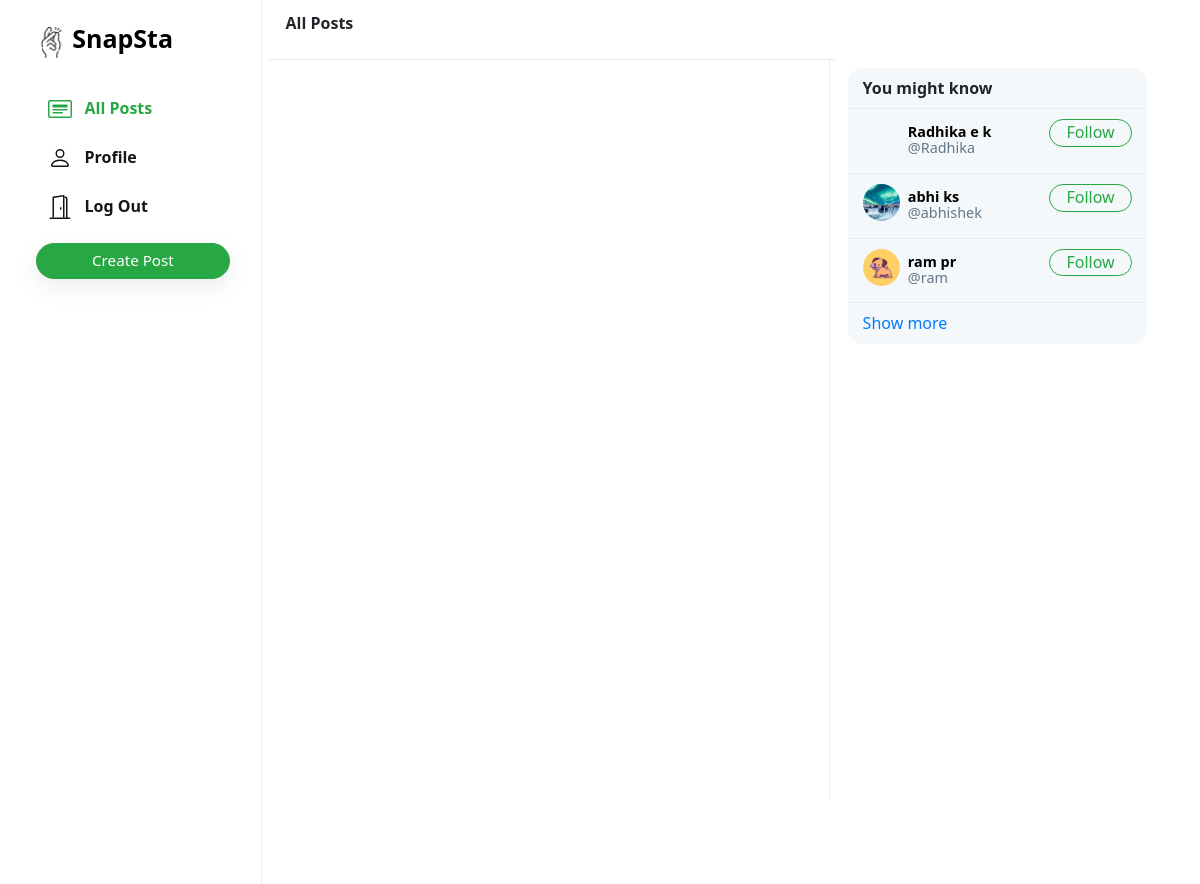
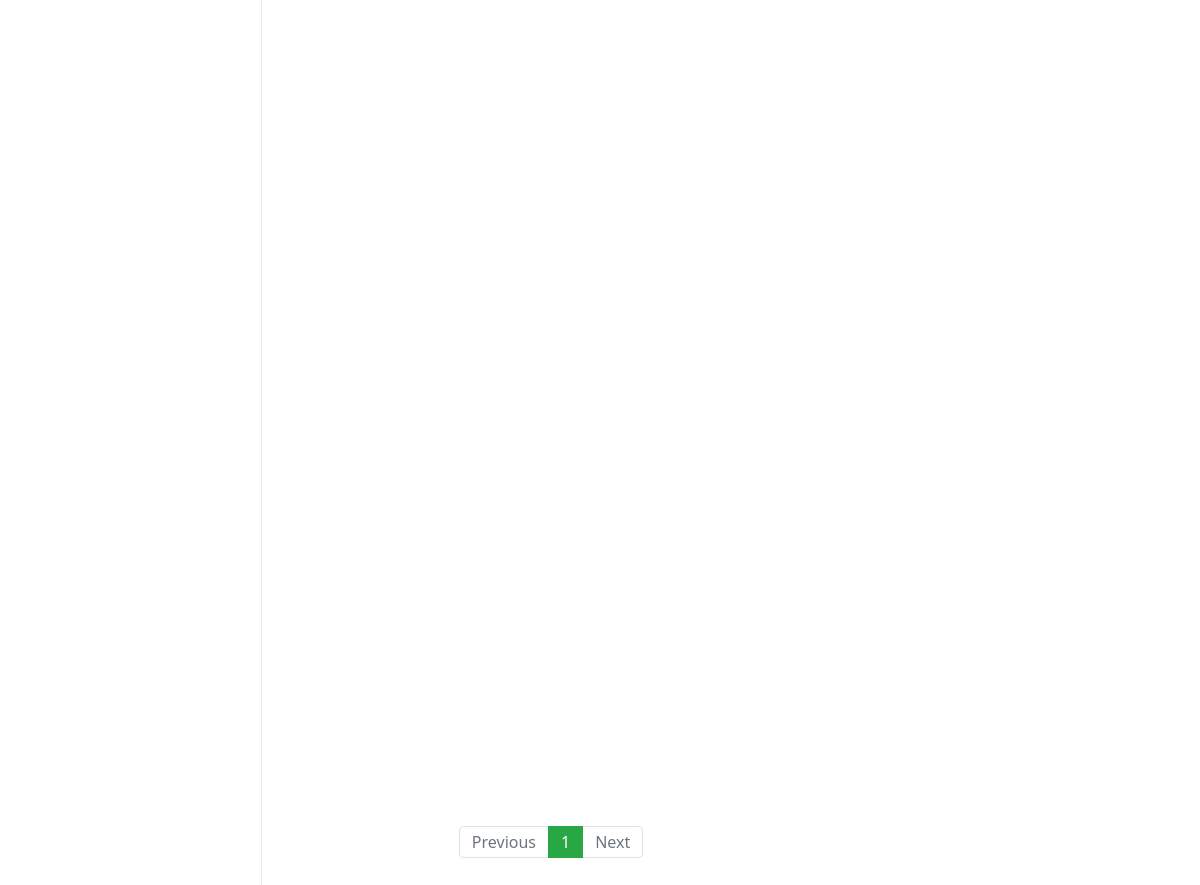
/n/index (signed in), run on the app's committed database (2 pictures, top to bottom).
### network/models.py (models this page shows, shortened)
class User(AbstractUser):
    profile_pic = models.ImageField(upload_to='profile_pic/')
    bio = models.TextField(max_length=160, blank=True, null=True)
    cover = models.ImageField(upload_to='covers/', blank=True)

### network/views.py (the view)
# urls.py: path("n/index", views.index, name="index"),
def index(request):
    all_posts = Post.objects.all().order_by('-date_created')
    paginator = Paginator(all_posts, 10)
    page_number = request.GET.get('page')
    if page_number == None:
        page_number = 1
    posts = paginator.get_page(page_number)
    followings = []
    suggestions = []
    if request.user.is_authenticated:
        followings = Follower.objects.filter(followers=request.user).values_list('user', flat=True)
        suggestions = User.objects.exclude(pk__in=followings).exclude(username=request.user.username).order_by("?")[:6]
    return render(request, "network/index.html", {
        "posts": posts,
        "suggestions": suggestions,
        "page": "all_posts",
        'profile': False
    })

### network/templates/network/index.html (shortened to what this page needs)
{% extends "network/layout.html" %}
{% load static %}
{% block body %}\
    <div class="main-div">
        <div class="left-div">
            <nav class="head heading">
                {% if page == 'all_posts' %}
                    All Posts
                {% elif page == 'profile' %}
                    Profile
                {% else %}
                    Explore
                {% endif %}
            </nav>
            <div class="left-div-content">
                <div class="posts-view">
                    <div class="main-div-content">
                        <nav aria-label="Page navigation example" class="pagination-bar">
                            <ul class="pagination justify-content-center">
                                {% if posts.has_previous %}
                                    <li class="page-item">
                                        <a class="page-link" href="?page={{ posts.previous_page_number | default:1}}" tabindex="-1" aria-disabled="true">Previous</a>
                                    </li>
                                {% else %}
                                    <li class="page-item disabled">
                                        <a class="page-link" href="" tabindex="-1" aria-disabled="true">Previous</a>
                                    </li>
                                {% endif %}
                                {% for each in posts.paginator.page_range %}
                                    {% if each == posts.number %}
                                        <li class="page-item active"><a class="page-link" href="?page={{each}}">{{each}}</a></li>
                                    {% else %}
                                        <li class="page-item"><a class="page-link" href="?page={{each}}">{{each}}</a></li>
                                    {% endif %}
                                {% endfor %}
                                {% if posts.has_next %}
                                    <li class="page-item">
                                        <a class="page-link" href="?page={{ posts.next_page_number }}">Next</a>
                                    </li>
                                {% else %}
                                    <li class="page-item disabled">
                                        <a class="page-link" href="">Next</a>
                                    </li>
                                {% endif %}
                            </ul>
                          </nav>
                    </div>
                </div>
            </div>
        </div>
    </div>
{% endblock %}

### network/templates/network/layout.html (shortened to what this page needs)
{% load static %}
<!DOCTYPE html>
<html lang="en">
    <head>
        <link rel="stylesheet" href="https://stackpath.bootstrapcdn.com/bootstrap/4.4.1/css/bootstrap.min.css">
        <link href="{% static 'network/styles.css' %}" rel="stylesheet">
    </head>
    <body>
        <div class="body" data-page="{{page}}">
            <div class="sidenav">
                <a href="{% url 'index' %}" class="navbar-brand">
                    <img src="{% static 'network/Images/logo_icon_png.png' %}" height="31px"> <span style="color:black;font-size:25px;"><strong>SnapSta</strong></span>
                </a>
                <div style="height: 100%;">
                    <div>
                        <div>
                            <ul>
                                <li class="nav-item" id="all_posts">
                                <a href="{% url 'index' %}" class="nav-link">
                                    <div>
                                        &nbsp;&nbsp;All Posts
                                    </div>
                                </a>
                                </li>
                                {% if user.is_authenticated %}
                                    <li class="nav-item" id="profile">
                                        <a href="{% url 'profile' user.username %}" class="nav-link">
                                            <div>
                                                &nbsp;&nbsp;Profile
                                            </div>
                                        </a>
                                    </li>
                                    <li class="nav-item" id="logout">
                                        <a href="{% url 'logout' %}" class="nav-link">
                                            <div>
                                                &nbsp;&nbsp;Log Out
                                            </div>
                                        </a>
                                    </li>
                                {% endif %}
                            </ul>
                        </div>
                        {% if user.is_authenticated %}
                            <button id="popup-btn" class="btn btn-success new-post-btn" onclick="createpost()">Create Post</button>
                        {% endif %}
                    </div>
                </div>
            </div>
            {% block body %}
            {% endblock %}
            <div class="right-div">
                <nav class="head">
                </nav>
                <div class='right-div-content'>
                    <div class="space" style="background-color: white;"></div>
                    {% if user.is_authenticated %}
                        <div class="suggestion-box">
                            <div class="suggestion-header">
                                You might know
                            </div>
                            {% for suggestion in suggestions %}
                            {% if suggestion.is_staff %}
                            {% else %}
                                <div class="suggestion-user">
                                    <div>
                                        <a href="{% url 'profile' suggestion.username %}">
                                            <div class="small-profilepic" style="background-image: url(/media/{{suggestion.profile_pic}})"></div>
                                        </a>
                                    </div>
                                    <div class="user-details">
                                        <a href="{% url 'profile' suggestion.username %}">
                                            <div id="user-name">
                                                <strong>
                                                    {{suggestion.first_name}} {{suggestion.last_name}}
                                                </strong>
                                            </div>
                                            <div class="grey">@{{suggestion.username}}</div>
                                        </a>
                                    </div>
                                    <div>
                                        <button class="btn btn-outline-success" type="button" onclick="follow_user(this,'{{suggestion.username}}','suggestion')">Follow</button>
                                    </div>
                                </div>
                                {% endif %}
                            {% empty %}
                                    <div style="text-align: center; border-bottom: .5px solid #e6ecf0; padding: 10px 15px;">
                                        <span class="grey" style="font-size: .9em;">No suggestions available.</span>
                                    </div>
                            {% endfor %}
                            <div class="suggestion-footer">
                                <a href="#">Show more</a>
                            </div>
                        </div>
                    {% endif %}
                </div>
            </div>
        </div>
    </body>
</html>

### network/static/network/styles.css (style rules this page uses)
.body { display: flex; min-height: 100%; font-family: system-ui, sans-serif; }
.btn { border-radius: 20px; padding: 0.32rem 1rem 0.375rem 1rem; }
.btn, .btn:focus, .btn:active { box-shadow: none !important; -webkit-box-shadow: none !important; }
.grey { color: #657786; }
svg { vertical-align: text-top; }
.sidenav { height: 100%; width: 21.8%; position: fixed; top: 0; left: 0; padding: 15px; list-style: none; border-right: .5px solid #e6ecf0; z-index: 100; padding-left: 3%; background-color: white; }
.sidenav ul { list-style: none; padding-left: 0px; margin-top: 3vh; }
.sidenav li { margin-top: 7px; }
.sidenav .nav-link { color: #14171a; line-height: .7em; font-weight: 700; padding: 0px; }
.sidenav .nav-link > div { padding: 10px 20px 8px 12px; border-radius: 25px; line-height: 0.9em; width: max-content; }
.new-post-btn { padding-left: 55px !important; padding-right: 55px !important; font-size: .95em; font-weight: 530; box-shadow: rgba(0, 0, 0, 0.08) 0px 8px 24px !important; }
.active a { color: #28a745 !important; }
.main-div { position: relative; width: 47.25%; min-height: 100vh; left: 21.8%; }
.left-div { position: relative; }
.head { height: 7.5vh; }
.heading { position: fixed; width: 47.255%; top: 0px; padding: 18px; border-bottom: .5px solid #e6ecf0; line-height: .7em; font-weight: 800; background-color: #fff; z-index: 1000; }
.left-div-content { margin-top: 7.5vh; }
.small-profilepic { width: 3.1vw; height: 3.1vw; border-radius: 9999px; overflow: hidden; margin-right: 8px; background-size: cover; background-repeat: no-repeat; background-position: center; box-sizing: content-box; }
.space { height: 8px; background-color: #e6ecf0; }
.pagination-bar { margin-top: 35px; margin-bottom: 35px; }
.pagination-bar .page-link { line-height: .9em; }
.page-item.active .page-link { color: white !important; background-color: #28a745; border-color: #28a745; }
.page-link { color: #28a745; }
.right-div { width: 28%; height: 100vh; position: fixed; right: 2.95%; border-left: .5px solid #e6ecf0; background-color: white; }
.right-div .head { padding: .9vh 1.5vw; }
.right-div-content { height: 92.5vh; overflow: auto; padding-left: 1.5vw; padding-right: 1.5vw; }
.suggestion-box, .guest-box { border-radius: 15px; overflow: hidden; background-color: #f5f8fa; }
.suggestion-header { padding: 13px 15px; line-height: .9em; font-weight: 800; border-bottom: .5px solid #e6ecf0; }
.suggestion-user { display: flex; padding: 10px 15px; font-size: .9em; border-bottom: .5px solid #e6ecf0; }
.suggestion-user a { color: black; text-decoration: none; }
.user-details { flex: 1; line-height: 1.1em; padding: 5px 0px 7px 0px; }
.suggestion-user .btn { padding: 0em 1em .09em 1em; }
.suggestion-footer { padding: 13px 15px; line-height: .9em; }
.suggestion-footer a { text-decoration: none; }

### data on the page
User: profile_pic (picture), first_name "Radhika", last_name "e k", username "Radhika"
User: profile_pic (picture), first_name "abhi", last_name "ks", username "abhishek"
User: profile_pic (picture), first_name "ram", last_name "pr", username "ram"

### other printed values
{{ each }} "1"
